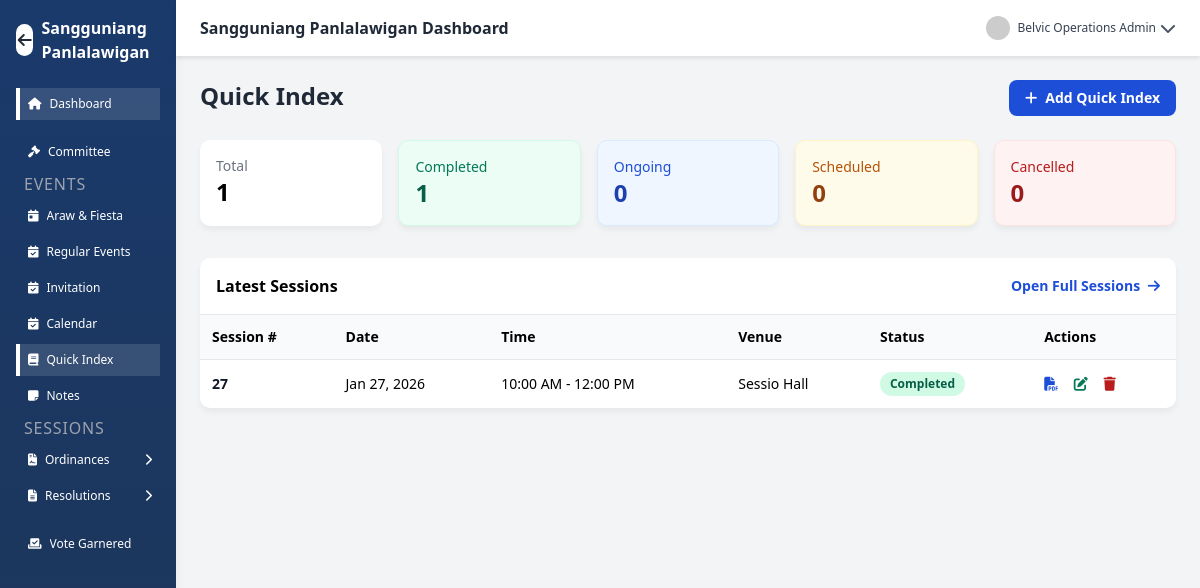
The app's page /SP/quick_index.php (signed in) with its own data.
### tables this page shows
CREATE TABLE `quick_index` (
  `id` int(10) UNSIGNED NOT NULL,
  `session_number` varchar(50) NOT NULL,
  `session_date` date NOT NULL,
  `start_time` time NOT NULL,
  `end_time` time NOT NULL,
  `venue` varchar(255) NOT NULL,
  `agenda` text DEFAULT NULL,
  `status` enum('scheduled','ongoing','completed','cancelled') NOT NULL DEFAULT 'scheduled',
  `pdf_file` varchar(255) DEFAULT NULL,
  `pdf_original_name` varchar(255) DEFAULT NULL,
  `pdf_uploaded_at` datetime DEFAULT NULL,
  `created_at` timestamp NULL DEFAULT current_timestamp(),
  `updated_at` timestamp NULL DEFAULT current_timestamp() ON UPDATE current_timestamp()
);

### SP/quick_index.php (the view, shortened to what this page needs)
<?php
require_once 'config/conn.php';
function e($v){ return htmlspecialchars((string)$v, ENT_QUOTES, 'UTF-8'); }
$total = 0; $completed = 0; $ongoing = 0; $scheduled = 0; $cancelled = 0;
$res = $conn->query("SELECT status, COUNT(*) c FROM quick_index GROUP BY status");
if ($res) {
  while ($r = $res->fetch_assoc()) {
    $total += (int)$r['c'];
    switch ($r['status']) {
      case 'completed': $completed = (int)$r['c']; break;
    }
  }
}
$latest = $conn->query("SELECT id, session_number, session_date, start_time, end_time, venue, agenda, status, pdf_file, pdf_original_name FROM quick_index ORDER BY session_date DESC, start_time DESC LIMIT 10");
?>
<!DOCTYPE html>
<html lang="en">
<head>
<link href="https://cdn.jsdelivr.net/npm/tailwindcss@2.2.19/dist/tailwind.min.css" rel="stylesheet">
<link href="https://cdnjs.cloudflare.com/ajax/libs/font-awesome/6.4.0/css/all.min.css" rel="stylesheet">
</head>
<body class="flex h-screen bg-gray-100">
<?php include 'bar/sidebar.php'; ?>
<div class="flex-1 flex flex-col">
<?php include 'bar/header.php'; ?>
<main class="p-6 overflow-y-auto">
<div class="mb-6 flex items-start justify-between gap-4">
  <div>
    <h1 class="text-2xl font-bold text-gray-800">Quick Index</h1>
  </div>
  <button onclick="openAddModal()" class="bg-blue-700 hover:bg-blue-800 text-white px-4 py-2 rounded-lg text-sm font-semibold">
    <i class="fas fa-plus mr-2"></i>Add Quick Index
  </button>
</div>
<div class="grid grid-cols-1 md:grid-cols-5 gap-4 mb-8">
  <div class="bg-white p-4 rounded-lg card"><p class="text-sm text-gray-500">Total</p><p class="text-2xl font-bold"><?php echo (int)$total; ?></p></div>
  <div class="bg-green-50 border border-green-100 p-4 rounded-lg card"><p class="text-sm text-green-700">Completed</p><p class="text-2xl font-bold text-green-800"><?php echo (int)$completed; ?></p></div>
  <div class="bg-blue-50 border border-blue-100 p-4 rounded-lg card"><p class="text-sm text-blue-700">Ongoing</p><p class="text-2xl font-bold text-blue-800"><?php echo (int)$ongoing; ?></p></div>
  <div class="bg-yellow-50 border border-yellow-100 p-4 rounded-lg card"><p class="text-sm text-yellow-700">Scheduled</p><p class="text-2xl font-bold text-yellow-800"><?php echo (int)$scheduled; ?></p></div>
  <div class="bg-red-50 border border-red-100 p-4 rounded-lg card"><p class="text-sm text-red-700">Cancelled</p><p class="text-2xl font-bold text-red-800"><?php echo (int)$cancelled; ?></p></div>
</div>
<div class="bg-white rounded-lg card">
  <div class="p-4 border-b flex items-center justify-between">
    <div class="font-semibold">Latest Sessions</div>
    <a href="session.php" class="text-sm text-blue-700 hover:text-blue-900 font-semibold">
      Open Full Sessions <i class="fas fa-arrow-right ml-1"></i>
    </a>
  </div>
  <div class="overflow-x-auto">
    <table class="w-full text-sm">
      <thead class="bg-gray-50">
        <tr>
          <th class="p-3 text-left">Session #</th>
          <th class="p-3 text-left">Date</th>
          <th class="p-3 text-left">Time</th>
          <th class="p-3 text-left">Venue</th>
          <th class="p-3 text-left">Status</th>
          <th class="p-3 text-left">Actions</th>
        </tr>
      </thead>
      <tbody>
        <?php if ($latest && $latest->num_rows > 0): while($row = $latest->fetch_assoc()): ?>
          <?php
            $status = $row['status'] ?? 'scheduled';
            $badge = 'bg-yellow-100 text-yellow-800';
            if ($status === 'completed') $badge = 'bg-green-100 text-green-800';
          ?>
          <tr class="border-t hover:bg-gray-50">
            <td class="p-3 font-semibold text-gray-900"><?php echo e($row['session_number']); ?></td>
            <td class="p-3"><?php echo date('M d, Y', strtotime($row['session_date'])); ?></td>
            <td class="p-3"><?php echo date('g:i A', strtotime($row['start_time'])) . ' - ' . date('g:i A', strtotime($row['end_time'])); ?></td>
            <td class="p-3"><?php echo e($row['venue']); ?></td>
            <td class="p-3"><span class="inline-flex items-center px-2.5 py-1 rounded-full text-xs font-bold capitalize <?php echo $badge; ?>"><?php echo e($status); ?></span></td>
            <td class="p-3 whitespace-nowrap">
              <?php if (!empty($row['pdf_file'])): ?>
                <button class="text-blue-700 hover:text-blue-900 mr-3" type="button"
                        title="<?php echo e($row['pdf_original_name'] ?: 'View PDF'); ?>"
                        onclick="openPdfViewer(<?php echo (int)$row['id']; ?>)">
                  <i class="fas fa-file-pdf"></i>
                </button>
              <?php else: ?>
                <span class="text-gray-300 mr-3" title="No PDF"><i class="fas fa-file-pdf"></i></span>
              <?php endif; ?>
              <button class="text-green-700 hover:text-green-900 mr-3" title="Edit" type="button"
                      onclick='openEditModal(<?php echo json_encode($row, JSON_UNESCAPED_UNICODE|JSON_UNESCAPED_SLASHES); ?>)'>
                <i class="fas fa-edit"></i>
              </button>
              <button class="text-red-700 hover:text-red-900" title="Delete" type="button"
                      onclick="openDeleteModal(<?php echo (int)$row['id']; ?>, '<?php echo e($row['session_number']); ?>')">
                <i class="fas fa-trash"></i>
              </button>
            </td>
          </tr>
        <?php endwhile; else: ?>
          <tr><td colspan="6" class="p-6 text-center text-gray-500">No sessions yet</td></tr>
        <?php endif; ?>
      </tbody>
    </table>
  </div>
</div>
</main>
</div>
</body>
</html>

### SP/quick_index.php (style rules this page uses)
.card { box-shadow:0 6px 14px rgba(0,0,0,.06) }

### SP/bar/sidebar.php (style rules this page uses)
:root { --primary: #1a3a6c; --secondary: #e63946; --accent: #2a9d8f; --light: #f1faee; --dark: #1d3557; --gray: #8d99ae; --light-gray: #edf2f4; }
body { font-family: 'Segoe UI', Tahoma, Geneva, Verdana, sans-serif; background-color: #f8fafc; }
.card { box-shadow: 0 4px 6px rgba(0, 0, 0, 0.05); transition: all 0.3s ease; border-radius: 10px; overflow: hidden; }

### records on screen
quick_index: session_number "27", session_date "Jan 27, 2026", start_time "10:00 AM", end_time "12:00 PM", venue "Sessio Hall", status "Completed"

### other values on screen
$full_name "Belvic Operations Admin"
$total "1"
$completed "1"
$ongoing "0"
$scheduled "0"
$cancelled "0"
